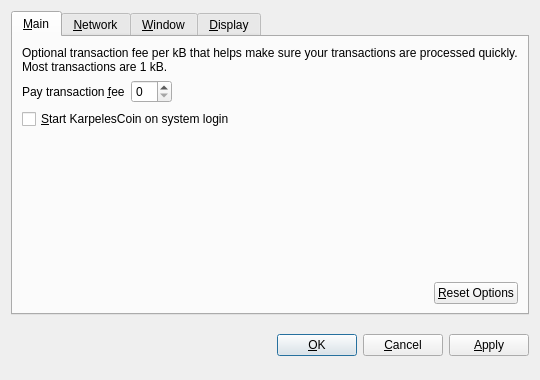
<?xml version="1.0" encoding="UTF-8"?>
<ui version="4.0">
 <class>OptionsDialog</class>
 <widget class="QDialog" name="OptionsDialog">
  <property name="geometry">
   <rect>
    <x>0</x>
    <y>0</y>
    <width>540</width>
    <height>380</height>
   </rect>
  </property>
  <property name="windowTitle">
   <string>Options</string>
  </property>
  <property name="modal">
   <bool>true</bool>
  </property>
  <layout class="QVBoxLayout" name="verticalLayout">
   <item>
    <widget class="QTabWidget" name="tabWidget">
     <property name="tabPosition">
      <enum>QTabWidget::North</enum>
     </property>
     <property name="currentIndex">
      <number>0</number>
     </property>
     <widget class="QWidget" name="tabMain">
      <attribute name="title">
       <string>&amp;Main</string>
      </attribute>
      <layout class="QVBoxLayout" name="verticalLayout_Main">
       <item>
        <widget class="QLabel" name="transactionFeeInfoLabel">
         <property name="text">
          <string>Optional transaction fee per kB that helps make sure your transactions are processed quickly. Most transactions are 1 kB.</string>
         </property>
         <property name="textFormat">
          <enum>Qt::PlainText</enum>
         </property>
         <property name="wordWrap">
          <bool>true</bool>
         </property>
        </widget>
       </item>
       <item>
        <layout class="QHBoxLayout" name="horizontalLayout_1_Main">
         <item>
          <widget class="QLabel" name="transactionFeeLabel">
           <property name="text">
            <string>Pay transaction &amp;fee</string>
           </property>
           <property name="textFormat">
            <enum>Qt::PlainText</enum>
           </property>
           <property name="buddy">
            <cstring>transactionFee</cstring>
           </property>
          </widget>
         </item>
         <item>
          <widget class="BitcoinAmountField" name="transactionFee"/>
         </item>
         <item>
          <spacer name="horizontalSpacer_1_Main">
           <property name="orientation">
            <enum>Qt::Horizontal</enum>
           </property>
           <property name="sizeHint" stdset="0">
            <size>
             <width>40</width>
             <height>20</height>
            </size>
           </property>
          </spacer>
         </item>
        </layout>
       </item>
       <item>
        <widget class="QCheckBox" name="bitcoinAtStartup">
         <property name="toolTip">
          <string>Automatically start KarpelesCoin after logging in to the system.</string>
         </property>
         <property name="text">
          <string>&amp;Start KarpelesCoin on system login</string>
         </property>
        </widget>
       </item>
       <item>
        <spacer name="verticalSpacer_Main">
         <property name="orientation">
          <enum>Qt::Vertical</enum>
         </property>
         <property name="sizeHint" stdset="0">
          <size>
           <width>20</width>
           <height>40</height>
          </size>
         </property>
        </spacer>
       </item>
       <item>
        <layout class="QHBoxLayout" name="horizontalLayout_2_Main">
         <item>
          <spacer name="horizontalSpacer_2_Main">
           <property name="orientation">
            <enum>Qt::Horizontal</enum>
           </property>
           <property name="sizeHint" stdset="0">
            <size>
             <width>40</width>
             <height>20</height>
            </size>
           </property>
          </spacer>
         </item>
         <item>
          <widget class="QPushButton" name="resetButton">
           <property name="toolTip">
            <string>Reset all client options to default.</string>
           </property>
           <property name="text">
            <string>&amp;Reset Options</string>
           </property>
           <property name="autoDefault">
            <bool>false</bool>
           </property>
          </widget>
         </item>
        </layout>
       </item>
      </layout>
     </widget>
     <widget class="QWidget" name="tabNetwork">
      <attribute name="title">
       <string>&amp;Network</string>
      </attribute>
      <layout class="QVBoxLayout" name="verticalLayout_Network">
       <item>
        <widget class="QCheckBox" name="mapPortUpnp">
         <property name="toolTip">
          <string>Automatically open the KarpelesCoin client port on the router. This only works when your router supports UPnP and it is enabled.</string>
         </property>
         <property name="text">
          <string>Map port using &amp;UPnP</string>
         </property>
        </widget>
       </item>
       <item>
        <widget class="QCheckBox" name="connectSocks">
         <property name="toolTip">
          <string>Connect to the KarpelesCoin network through a SOCKS proxy (e.g. when connecting through Tor).</string>
         </property>
         <property name="text">
          <string>&amp;Connect through SOCKS proxy:</string>
         </property>
        </widget>
       </item>
       <item>
        <layout class="QHBoxLayout" name="horizontalLayout_Network">
         <item>
          <widget class="QLabel" name="proxyIpLabel">
           <property name="text">
            <string>Proxy &amp;IP:</string>
           </property>
           <property name="textFormat">
            <enum>Qt::PlainText</enum>
           </property>
           <property name="buddy">
            <cstring>proxyIp</cstring>
           </property>
          </widget>
         </item>
         <item>
          <widget class="QValidatedLineEdit" name="proxyIp">
           <property name="maximumSize">
            <size>
             <width>140</width>
             <height>16777215</height>
            </size>
           </property>
           <property name="toolTip">
            <string>IP address of the proxy (e.g. 127.0.0.1)</string>
           </property>
          </widget>
         </item>
         <item>
          <widget class="QLabel" name="proxyPortLabel">
           <property name="text">
            <string>&amp;Port:</string>
           </property>
           <property name="textFormat">
            <enum>Qt::PlainText</enum>
           </property>
           <property name="buddy">
            <cstring>proxyPort</cstring>
           </property>
          </widget>
         </item>
         <item>
          <widget class="QLineEdit" name="proxyPort">
           <property name="maximumSize">
            <size>
             <width>55</width>
             <height>16777215</height>
            </size>
           </property>
           <property name="toolTip">
            <string>Port of the proxy (e.g. 9050)</string>
           </property>
          </widget>
         </item>
         <item>
          <widget class="QLabel" name="socksVersionLabel">
           <property name="text">
            <string>SOCKS &amp;Version:</string>
           </property>
           <property name="textFormat">
            <enum>Qt::PlainText</enum>
           </property>
           <property name="buddy">
            <cstring>socksVersion</cstring>
           </property>
          </widget>
         </item>
         <item>
          <widget class="QValueComboBox" name="socksVersion">
           <property name="toolTip">
            <string>SOCKS version of the proxy (e.g. 5)</string>
           </property>
          </widget>
         </item>
         <item>
          <spacer name="horizontalSpacer_Network">
           <property name="orientation">
            <enum>Qt::Horizontal</enum>
           </property>
           <property name="sizeHint" stdset="0">
            <size>
             <width>40</width>
             <height>20</height>
            </size>
           </property>
          </spacer>
         </item>
        </layout>
       </item>
       <item>
        <spacer name="verticalSpacer_Network">
         <property name="orientation">
          <enum>Qt::Vertical</enum>
         </property>
         <property name="sizeHint" stdset="0">
          <size>
           <width>20</width>
           <height>40</height>
          </size>
         </property>
        </spacer>
       </item>
      </layout>
     </widget>
     <widget class="QWidget" name="tabWindow">
      <attribute name="title">
       <string>&amp;Window</string>
      </attribute>
      <layout class="QVBoxLayout" name="verticalLayout_Window">
       <item>
        <widget class="QCheckBox" name="minimizeToTray">
         <property name="toolTip">
          <string>Show only a tray icon after minimizing the window.</string>
         </property>
         <property name="text">
          <string>&amp;Minimize to the tray instead of the taskbar</string>
         </property>
        </widget>
       </item>
       <item>
        <widget class="QCheckBox" name="minimizeOnClose">
         <property name="toolTip">
          <string>Minimize instead of exit the application when the window is closed. When this option is enabled, the application will be closed only after selecting Quit in the menu.</string>
         </property>
         <property name="text">
          <string>M&amp;inimize on close</string>
         </property>
        </widget>
       </item>
       <item>
        <spacer name="verticalSpacer_Window">
         <property name="orientation">
          <enum>Qt::Vertical</enum>
         </property>
         <property name="sizeHint" stdset="0">
          <size>
           <width>20</width>
           <height>40</height>
          </size>
         </property>
        </spacer>
       </item>
      </layout>
     </widget>
     <widget class="QWidget" name="tabDisplay">
      <attribute name="title">
       <string>&amp;Display</string>
      </attribute>
      <layout class="QVBoxLayout" name="verticalLayout_Display">
       <item>
        <layout class="QHBoxLayout" name="horizontalLayout_1_Display">
         <item>
          <widget class="QLabel" name="langLabel">
           <property name="text">
            <string>User Interface &amp;language:</string>
           </property>
           <property name="textFormat">
            <enum>Qt::PlainText</enum>
           </property>
           <property name="buddy">
            <cstring>lang</cstring>
           </property>
          </widget>
         </item>
         <item>
          <widget class="QValueComboBox" name="lang">
           <property name="toolTip">
            <string>The user interface language can be set here. This setting will take effect after restarting KarpelesCoin.</string>
           </property>
          </widget>
         </item>
        </layout>
       </item>
       <item>
        <layout class="QHBoxLayout" name="horizontalLayout_2_Display">
         <item>
          <widget class="QLabel" name="unitLabel">
           <property name="text">
            <string>&amp;Unit to show amounts in:</string>
           </property>
           <property name="textFormat">
            <enum>Qt::PlainText</enum>
           </property>
           <property name="buddy">
            <cstring>unit</cstring>
           </property>
          </widget>
         </item>
         <item>
          <widget class="QValueComboBox" name="unit">
           <property name="toolTip">
            <string>Choose the default subdivision unit to show in the interface and when sending coins.</string>
           </property>
          </widget>
         </item>
        </layout>
       </item>
       <item>
        <widget class="QCheckBox" name="displayAddresses">
         <property name="toolTip">
          <string>Whether to show KarpelesCoin addresses in the transaction list or not.</string>
         </property>
         <property name="text">
          <string>&amp;Display addresses in transaction list</string>
         </property>
        </widget>
       </item>
       <item>
        <widget class="QCheckBox" name="coinControlFeatures">
         <property name="toolTip">
          <string>Whether to show coin control features or not.</string>
         </property>
         <property name="text">
          <string>Display coin &amp;control features (experts only!)</string>
         </property>
        </widget>
       </item>
       <item>
        <spacer name="verticalSpacer_Display">
         <property name="orientation">
          <enum>Qt::Vertical</enum>
         </property>
         <property name="sizeHint" stdset="0">
          <size>
           <width>20</width>
           <height>40</height>
          </size>
         </property>
        </spacer>
       </item>
      </layout>
     </widget>
    </widget>
   </item>
   <item>
    <layout class="QHBoxLayout" name="horizontalLayout_Buttons">
     <item>
      <spacer name="horizontalSpacer_1">
       <property name="orientation">
        <enum>Qt::Horizontal</enum>
       </property>
       <property name="sizeHint" stdset="0">
        <size>
         <width>40</width>
         <height>48</height>
        </size>
       </property>
      </spacer>
     </item>
     <item>
      <widget class="QLabel" name="statusLabel">
       <property name="font">
        <font>
         <weight>75</weight>
         <bold>true</bold>
        </font>
       </property>
       <property name="text">
        <string/>
       </property>
       <property name="textFormat">
        <enum>Qt::PlainText</enum>
       </property>
       <property name="wordWrap">
        <bool>true</bool>
       </property>
      </widget>
     </item>
     <item>
      <spacer name="horizontalSpacer_2">
       <property name="orientation">
        <enum>Qt::Horizontal</enum>
       </property>
       <property name="sizeHint" stdset="0">
        <size>
         <width>40</width>
         <height>48</height>
        </size>
       </property>
      </spacer>
     </item>
     <item>
      <widget class="QPushButton" name="okButton">
       <property name="text">
        <string>&amp;OK</string>
       </property>
      </widget>
     </item>
     <item>
      <widget class="QPushButton" name="cancelButton">
       <property name="text">
        <string>&amp;Cancel</string>
       </property>
       <property name="autoDefault">
        <bool>false</bool>
       </property>
      </widget>
     </item>
     <item>
      <widget class="QPushButton" name="applyButton">
       <property name="text">
        <string>&amp;Apply</string>
       </property>
       <property name="autoDefault">
        <bool>false</bool>
       </property>
      </widget>
     </item>
    </layout>
   </item>
  </layout>
 </widget>
 <customwidgets>
  <customwidget>
   <class>BitcoinAmountField</class>
   <extends>QSpinBox</extends>
   <header>bitcoinamountfield.h</header>
  </customwidget>
  <customwidget>
   <class>QValueComboBox</class>
   <extends>QComboBox</extends>
   <header>qvaluecombobox.h</header>
  </customwidget>
  <customwidget>
   <class>QValidatedLineEdit</class>
   <extends>QLineEdit</extends>
   <header>qvalidatedlineedit.h</header>
  </customwidget>
 </customwidgets>
 <resources/>
 <connections/>
</ui>
